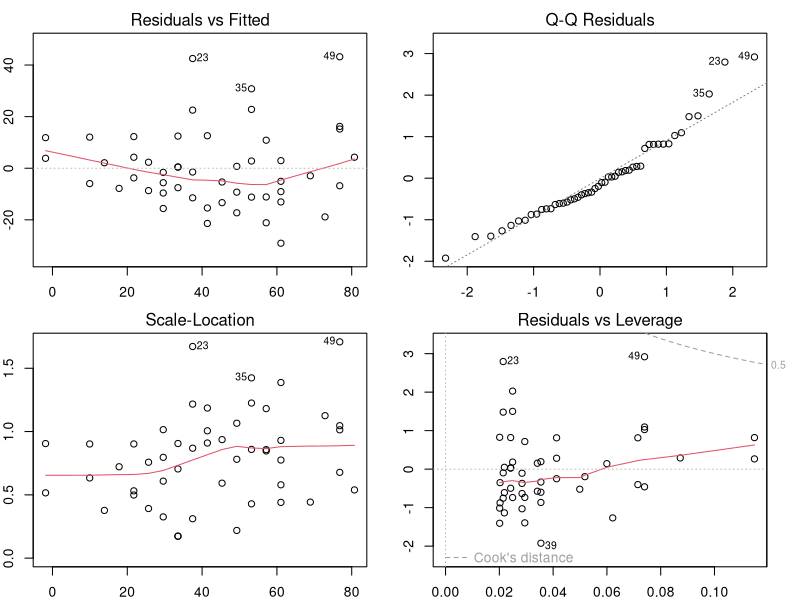

Reproduce this figure in R. (Note: this script raises an error after producing the figure.)
setwd('C:/R_statistics')


str(cars)

#회귀분석
m<- lm(dist~speed, data =cars)
'TIL 
* w? =  독립변수X의 영향력!
(모수_파라미터) = speed가 한 단위 변화했을 때 y의 평균적인 기대변화량(방향성+크기)
* b? = X와 무관한 디폴트값!
독립변수X의 단위변화(변동)에도 Y의 변동에는 영향을 주지 않는 값(also 회귀계수)
* e? = 오차항
  X의 영향력을 제외한 다른 모든 영향력을 나타낸다.


 MEAN?
 회귀식 = speed(x)가 한 단위 변화했을 떄의 y의 평균적인 기대변화량 
        = 모든 실제 관측치를 Y(dist)에 대해서 가장 최소의 오차를 보여주는 평균적인 기대변화관계성을 찾는 선형수식

  HOW?
 최소제곱합 : [ 오차 = |y-y^| = |y-(Wx+b)| ]  의 제곱합을 최소로 하는 W와 b값!! 

  effectiveness?
 R^2 : F-test ~ SSR/SST = 회귀추정편차^2/평균추정편차^2

  Validance
 F-test ~ 축소모델(상수값) - 전체모델(회귀식) '




#만능함수 _ 상세정보
summary(m)
'T검정 귀무가설 : 각각의 계수가 0이어도 차이가 없다.   0일 때와 0이 아닐 때를 비교'
'F검정 귀무가설 : 평균?  y(=1)와 회귀식 y 차이가 없다.  분산비교로 검정'

'TIL
정규성을 지닌 분포 간의 차이검정은 T-test
회귀식의 비교 - F-test "분산검정" 이용 축소모델-전체모형  : 2개 그룹비교에도 ANOVA사용 가능이었다._계산이 복잡해서 T-test'

'단일 선형회귀식에서는 Multiple R-scquared : 0.6511'

par(mfrow=c(2,2), mar=c(2,2,2,2))

#만능함수2 plot
plot(m)
'#1 1) x축 회귀식으로 예측/ 피팅데이터, y축 잔차 ;  잔차는 0에 수렴될 수록 좋다. 빨간선 : 구간별 오차 평균 
    2) 등분산성도 확인해 볼 수 있다. : 잔차의 패턴의 보이는가? 앞의 잔차가 뒤에 잔차와 관계성을 갖나? 안 갖는다. 
 #2 확실한 방법 qqplot 잔차의 정규성확인 : 예측치 quantile, y축 잔차
 #3 1번을 루트 씌운거라서 크게 신경 안써도 된다. 
 #4 y축은 표준화된 잔차 x축 잔차의 영향력  쿸 공식에 넣었을 떄 평균에(0) 가깝게 나올 떄 회귀식에서 설명할 수 있는 데이터가 많다.
    잔차가 정규분포 안에 들어오는지 확인 할 때'

#더비 왓슨 : 잔차의 독립성 검정 
#install.packages("lmtest")
library(lmtest)
dwtest(m)
'귀무가설 : 오차항과 오차항 간의 상관계수가 없다. =. 0.09522 귀무가설 채택'




#################################################################################



##lm F-statistics : 축소모형(reduced model)과 전체모형(full model) 간의 검정
' 완전 모델은 원래 사용한 모델 dist ~ speed며, 
축소 모델은 원래 사용한 모델보다 설명 변수를 줄인 모델로 
=> speed를 제외하고 dist를 상숫값으로 예측한 경우다.'
anova(
  object,  # 모델 피팅 함수(예를 들면, lm)의 반환 값
  ...      # 비교할 또 다른 객체들
)

#summary(lm)이 보여주는 F통계량은 annova()함수를 이용해 직접 구할 수 있다.
full <- lm(dist ~ speed, data=cars)
reduced <- lm(dist ~ 1, data=cars)
anova(full,reduced)
